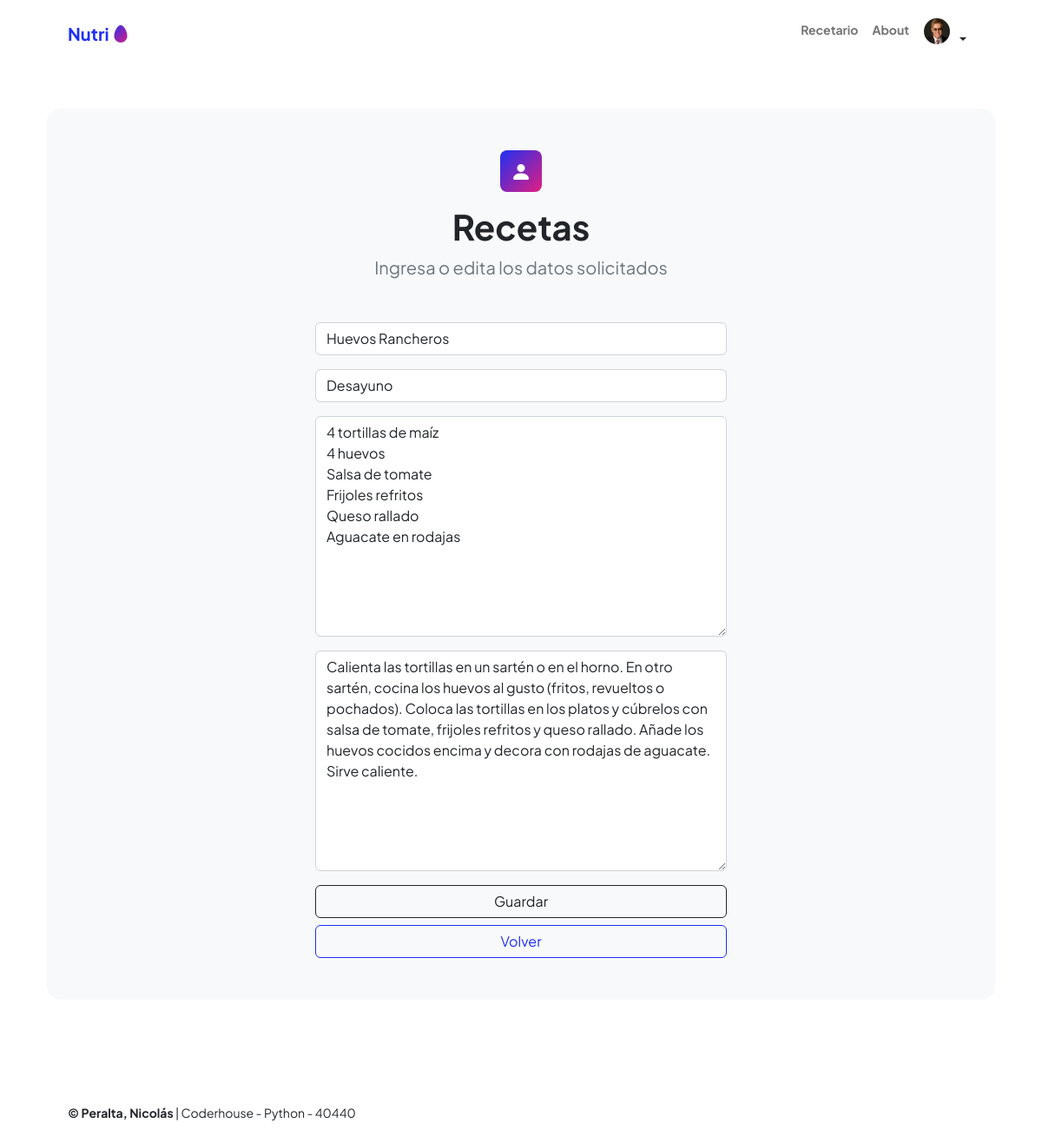
Screenshot of /recetas-editar/24/ (signed in) with the database file from the repository.
### pacientes/models.py (models this page shows, shortened)
class Avatar(models.Model):
   user = models.OneToOneField(User, on_delete=models.CASCADE, null=True)
   imagen = models.ImageField(upload_to='avatares', null=True, blank=True)

### recetas/models.py (models this page shows, shortened)
class recetas(models.Model):
    autor = models.ForeignKey(User, on_delete=models.SET_NULL, null=True)
    fecha = models.DateField(null=True)
    titulo = models.CharField(max_length=50)
    categoria = models.CharField(max_length=50, null=True)
    ingredientes = models.TextField()
    detalle = models.TextField()

### recetas/views.py (the view)
# urls.py: path('recetas-editar/<int:pk>/', views.vista_recetas_editar, name="recetas_editar"),
@login_required
def vista_recetas_editar(request, pk):
    receta = recetas.objects.get(id=pk)
    if request.method == "POST":
        formulario = form_recetas(request.POST)
        if formulario.is_valid():
            data = formulario.cleaned_data
            receta.autor = request.user
            receta.fecha = datetime.now().date()
            receta.titulo = data["titulo"]
            receta.categoria = data["categoria"]
            receta.ingredientes = data["ingredientes"]
            receta.detalle = data["detalle"]
            receta.save()
            url_exitosa = reverse('recetas_autor')
            return redirect(url_exitosa)
    else:  # GET
        inicial = {
            'titulo': receta.titulo,
            'categoria': receta.categoria,
            'ingredientes': receta.ingredientes,
            'detalle': receta.detalle,
        }
        formulario = form_recetas(initial=inicial)
    return render(
        request=request,
        template_name='recetas/recetas_agregar.html',
        context={'formulario': formulario},
    )

### recetas/forms.py
class form_recetas(forms.Form):
    titulo = forms.CharField(max_length=50, label='', widget=forms.TextInput(attrs={'placeholder': 'Título','class':'form-control'}))
    categoria = forms.CharField(max_length=50, label='', widget=forms.TextInput(attrs={'placeholder': 'Categoría','class':'form-control'}))
    ingredientes = forms.CharField(label='', widget=forms.Textarea(attrs={'placeholder': 'Ingredientes','class':'form-control'}))
    detalle = forms.CharField(label='', widget=forms.Textarea(attrs={'placeholder': 'Preparación','class':'form-control'}))

### recetas/templates/recetas/recetas_agregar.html (shortened to what this page needs)
{% extends 'agenda/base.html' %}
  {% block contenido%}
<div class="bg-light rounded-4 py-5 px-4 px-md-5">
  <div class="text-center mb-5">
    <div class="feature bg-primary bg-gradient-primary-to-secondary text-white rounded-3 mb-3"><i class="bi bi-person-fill"></i></div>
        <h1 class="fw-bolder">Recetas</h1>
        <p class="lead fw-normal text-muted mb-0">Ingresa o edita los datos solicitados</p>
    </div>
  <div class="row gx-5 justify-content-center">
  <div class="col-lg-8 col-xl-6">
<form method="post">
  {{formulario.as_p}}
  <div class="d-grid">
    <input type = "submit" class="btn btn-outline-dark mb-2"  value = "Guardar" />
    <a href="javascript:history.go(-1)" class="btn btn-outline-primary">Volver</a>
  </div>
</form>
  </div>
  </div>
  </div>
</div>
  {% endblock contenido%}

### agenda/templates/agenda/base.html (shortened to what this page needs)
{% load static %}
<!DOCTYPE html>
<html lang="en">
  <head>
    <link
      href="https://cdn.jsdelivr.net/npm/bootstrap-icons@1.8.1/font/bootstrap-icons.css"
      rel="stylesheet"
    />
    <link href="{% static 'css/styles.css' %}" rel="stylesheet" />
  </head>
  <body class="d-flex flex-column h-100">
    <main class="flex-shrink-0">
      <nav class="navbar navbar-expand-lg navbar-light bg-white py-3">
        <div class="container px-5">
          <a class="navbar-brand" href="{% url 'index' %}"
            ><span class="fw-bolder text-primary"
              >Nutri <i class="bi bi-egg-fill text-gradient"> </i></span
          ></a>
          <div class="collapse navbar-collapse" id="navbarSupportedContent">
            <ul class="navbar-nav ms-auto mb-2 mb-lg-0 small fw-bolder">
              <li class="nav-item">
                <a class="nav-link" href="{% url 'recetas' %}">Recetario</a>
              </li>
              <li class="nav-item">
                <a class="nav-link" href="{% url 'about' %}">About</a>
              </li>
              {% if user.is_authenticated %}
              <div class="dropdown "  >
                <button
                  class="btn btn-ligth btn-sm dropdown-toggle "
                  type="button"
                  data-bs-toggle="dropdown"
                  aria-haspopup="true"
                  aria-expanded="false"
                >
                    <div style="display: inline-flex;">
                      {% if user.avatar.imagen.url %}
                            <img src="{{ user.avatar.imagen.url }}" style="width: 30px; height: 30px; border-radius: 50%; margin-right: 5px;">
                      {% else %}
                            <img src="{%static 'img/avatar_default.png'%}" style="width: 30px; height: 30px; border-radius: 50%; margin-right: 5px;">
                      {% endif %}
                    </div>
                </button>
                  {% endif %}
              </div>
            </ul>
          </div>
        </div>
      </nav>
      <header class="py-5">
        <div class="container px-5 pb-5">
          <div class="row gx-5 align-items-center">
            {% block contenido%} {% endblock contenido%}
          </div>
      </header>
    </main>
    <footer class="bg-white py-4 mt-auto">
      <div class="container px-5">
        <div
          class="row align-items-center justify-content-between flex-column flex-sm-row"
        >
          <div class="col-auto">
            <div class="small m-0">
              <b> &copy; Peralta, Nicolás</b> | Coderhouse - Python - 40440
            </div>
          </div>
        </div>
      </div>
    </footer>
  </body>
</html>

### rows the page displays
recetas: titulo "Huevos Rancheros", categoria "Desayuno", ingredientes "4 tortillas de maíz 4 huevos Salsa de tomate Frijoles refritos Queso rallado Aguacate en rodajas", detalle "Calienta las tortillas en un sartén o en el horno. En otro sartén, cocina los huevos al gusto (fritos, revueltos o pochados). Coloca las tortillas en los platos y cúbrelos con salsa de tomate, frijoles refritos y queso rallado. Añade los huevos cocidos encima y decora con rodajas de aguacate. Sirve caliente."
